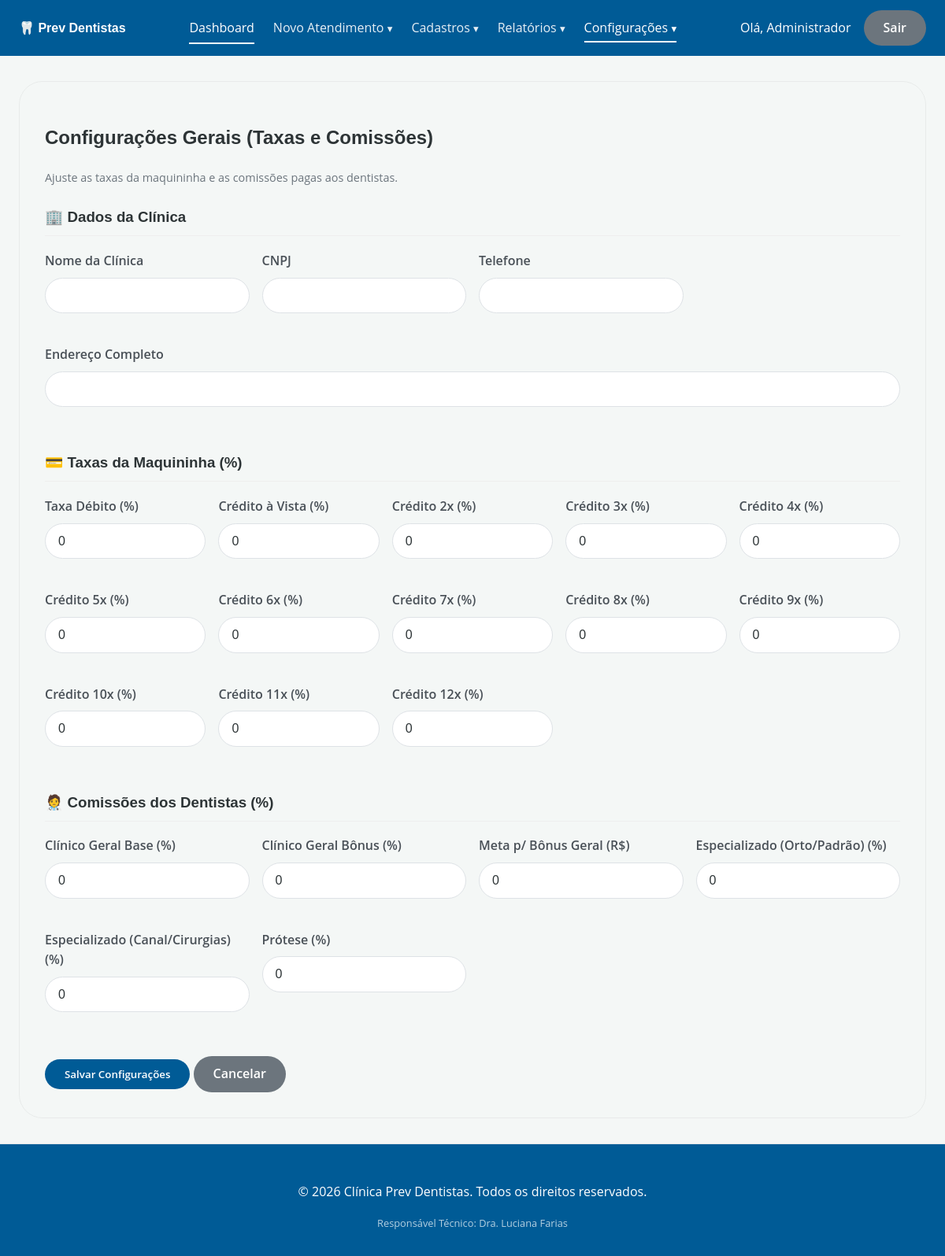
Before: /configuracoes_gerais (signed in) with the older database file.
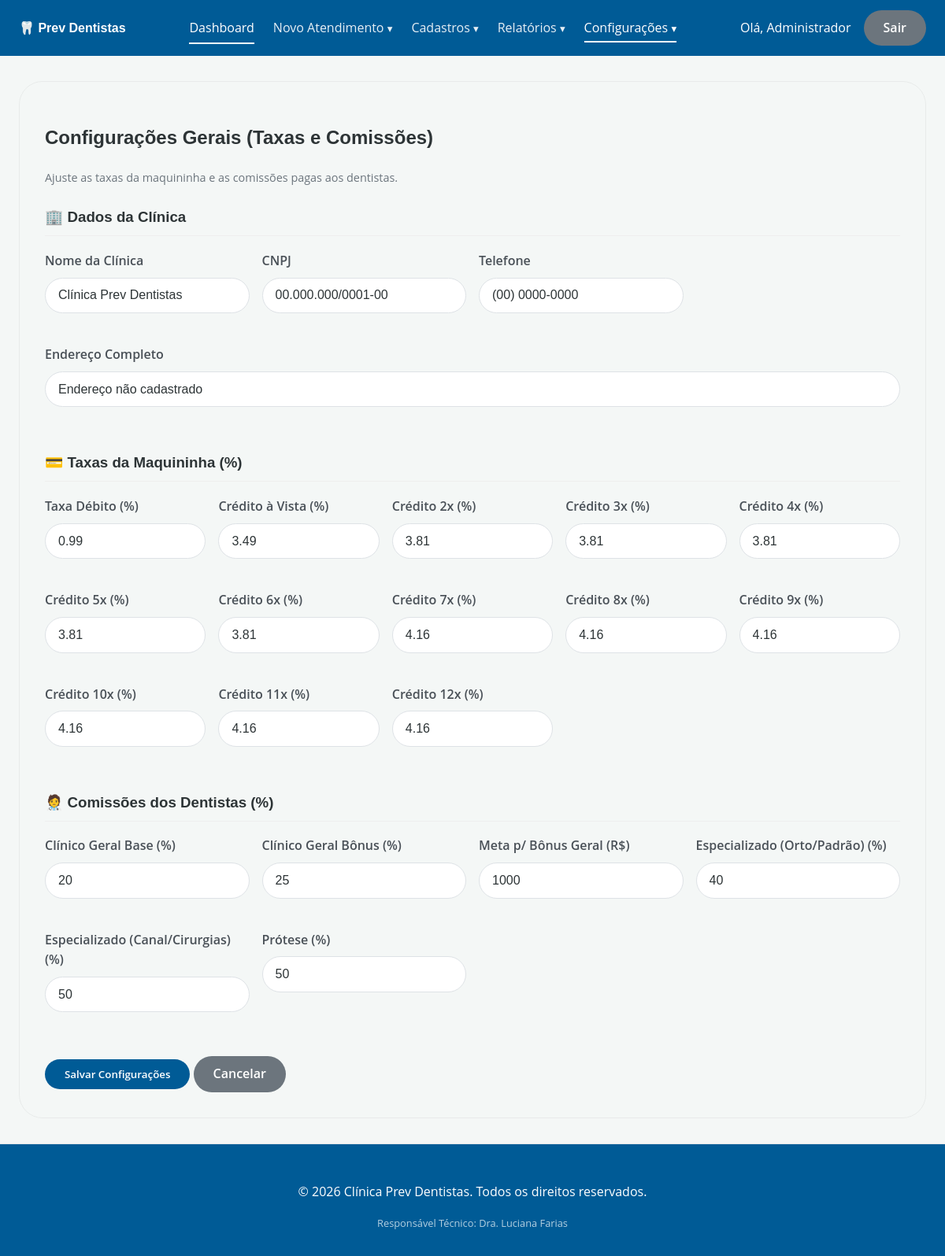
After: the same page with the newer database file.
### tables this page shows
CREATE TABLE IF NOT EXISTS `configuracoes_gerais` (
    `id` int NOT NULL AUTO_INCREMENT,
    `taxa_debito` decimal(5,4) NOT NULL DEFAULT '0.0099',
    `taxa_credito_avista` decimal(5,4) NOT NULL DEFAULT '0.0349',
    `taxa_credito_2` decimal(5,4) NOT NULL DEFAULT '0.0381',
    `taxa_credito_3` decimal(5,4) NOT NULL DEFAULT '0.0381',
    `taxa_credito_4` decimal(5,4) NOT NULL DEFAULT '0.0381',
    `taxa_credito_5` decimal(5,4) NOT NULL DEFAULT '0.0381',
    `taxa_credito_6` decimal(5,4) NOT NULL DEFAULT '0.0381',
    `taxa_credito_7` decimal(5,4) NOT NULL DEFAULT '0.0416',
    `taxa_credito_8` decimal(5,4) NOT NULL DEFAULT '0.0416',
    `taxa_credito_9` decimal(5,4) NOT NULL DEFAULT '0.0416',
    `taxa_credito_10` decimal(5,4) NOT NULL DEFAULT '0.0416',
    `taxa_credito_11` decimal(5,4) NOT NULL DEFAULT '0.0416',
    `taxa_credito_12` decimal(5,4) NOT NULL DEFAULT '0.0416',
    `comissao_geral_base` decimal(5,4) NOT NULL DEFAULT '0.2000',
    `comissao_geral_bonus` decimal(5,4) NOT NULL DEFAULT '0.2500',
    `meta_faturamento_geral` decimal(10,2) NOT NULL DEFAULT '1000.00',
    `comissao_especializado` decimal(5,4) NOT NULL DEFAULT '0.4000',
    `comissao_protese` decimal(5,4) NOT NULL DEFAULT '0.5000',
    `comissao_canal` decimal(5,4) NOT NULL DEFAULT '0.5000',
    `clinica_nome` VARCHAR(255) NOT NULL DEFAULT 'Clínica Prev Dentistas',
    `clinica_endereco` TEXT NOT NULL DEFAULT 'Endereço não cadastrado',
    `clinica_cnpj` VARCHAR(20) NOT NULL DEFAULT '00.000.000/0001-00',
    `clinica_telefone` VARCHAR(20) NOT NULL DEFAULT '(00) 0000-0000',
    PRIMARY KEY (`id`)
  );

### app/Controllers/ConfiguracaoGeralController.php (called while the page is built, shortened)
<?php
class ConfiguracaoGeralController {
    public function index() {
        $model = new ConfiguracaoGeral();
        $configuracoes = $model->getConfiguracoes();
        require_once 'app/Views/configuracoes/geral.php';
    }
}

### app/Core/Router.php (called while the page is built, shortened)
<?php
class Router {
    protected $controller = 'DashboardController';
    protected $method = 'index';
    public function __construct() {
        $url = $this->parseUrl();
        $rotas = [
            'login' => 'AuthController',
            'pacientes' => 'PacienteController',
            'procedimentos' => 'ProcedimentoController',
            'despesas' => 'DespesaController',
            'usuarios' => 'UsuarioController',
            'relatorios' => 'RelatorioController',
            'configuracoes_gerais' => 'ConfiguracaoGeralController',
            'atendimentos' => 'AtendimentoController',
            'configuracoes' => 'ConfiguracaoController'
        ];
        if (isset($url[0])) {
            $rotaSolicitada = strtolower(str_replace('.php', '', $url[0]));
            if (array_key_exists($rotaSolicitada, $rotas)) {
                $this->controller = $rotas[$rotaSolicitada];
                unset($url[0]);
            } else {
                $this->controller = 'DashboardController';
            }
        }
        $classeController = '\\App\\Controllers\\' . $this->controller;
        if (class_exists($classeController)){
            $this->controller = new $classeController;
        } else {
            $classeController = '\\App\\Controllers\\DashboardController';
            $this->controller = new $classeController;
        }
        $this->params = $url ? array_values($url) : [];
        call_user_func_array([$this->controller, $this->method], $this->params);
    }
    private function parseUrl() {
        if (isset($_GET['url'])) {
            return explode('/', filter_var(rtrim($_GET['url'], '/'), FILTER_SANITIZE_URL));
        }
        return [];
    }
}

### index.php (called while the page is built, shortened)
<?php
require_once 'autoload.php';
$app = new Router();
?>

### autoload.php (called while the page is built, shortened)
<?php
spl_autoload_register(function ($class) {
    $prefix = 'App\\';
    $base_dir = __DIR__ . '/app/';
    $len = strlen($prefix);
    $relative_class = substr($class, $len);
    $file = $base_dir . str_replace('\\', '/', $relative_class) . '.php';
});

### app/Core/Database.php (called while the page is built, shortened)
<?php
class Database {
    private static $instance = null;
    private $connection;
    private $host = 'localhost';
    private $db_name = 'clinica_prev_dentistas';
    private $username = 'root';
    private $password = '';
    private function __construct() {
        try {
            $this->connection = new PDO("mysql:host={$this->host};dbname={$this->db_name};charset=utf8", $this->username, $this->password);
            $this->connection->setAttribute(PDO::ATTR_ERRMODE, PDO::ERRMODE_EXCEPTION);
            $this->connection->setAttribute(PDO::ATTR_DEFAULT_FETCH_MODE, PDO::FETCH_ASSOC);
        } catch (PDOException $e) {
            die("Erro na conexão com o banco de dados: " . $e->getMessage());
        }
    }
    public static function getInstance() {
        if (self::$instance === null) {
            self::$instance = new Database();
        }
        return self::$instance->getConnection();
    }
    public function getConnection() {
        return $this->connection;
    }
}

### app/Models/ConfiguracaoGeral.php (called while the page is built, shortened)
<?php
class ConfiguracaoGeral {
    private $pdo;
    public function __construct() {
        $this->pdo = Database::getInstance();
    }
    public function getConfiguracoes() {
        $stmt = $this->pdo->query("SELECT * FROM configuracoes_gerais WHERE id = 1");
        return $stmt->fetch(PDO::FETCH_ASSOC);
    }
}

### app/Views/configuracoes/geral.php (the view, shortened to what the rows shown need)
<?php require_once 'views/header.php'; ?>
<div class="card">
    <h2>Configurações Gerais (Taxas e Comissões)</h2>
    <form action="<?= BASE_URL ?>configuracoes_gerais/salvar" method="POST" style="margin-top: 1.5rem;">
        <div style="display: grid; grid-template-columns: repeat(auto-fill, minmax(250px, 1fr)); gap: 1rem; margin-bottom: 2rem; margin-top: 1rem;">
            <div class="form-group">
                <label>Nome da Clínica</label>
                <input type="text" name="clinica_nome" value="<?= htmlspecialchars($configuracoes['clinica_nome'] ?? '') ?>" required>
            </div>
            <div class="form-group">
                <label>CNPJ</label>
                <input type="text" name="clinica_cnpj" value="<?= htmlspecialchars($configuracoes['clinica_cnpj'] ?? '') ?>" required>
            </div>
            <div class="form-group">
                <label>Telefone</label>
                <input type="text" name="clinica_telefone" value="<?= htmlspecialchars($configuracoes['clinica_telefone'] ?? '') ?>" required>
            </div>
            <div class="form-group" style="grid-column: 1 / -1;">
                <label>Endereço Completo</label>
                <input type="text" name="clinica_endereco" value="<?= htmlspecialchars($configuracoes['clinica_endereco'] ?? '') ?>" required style="width: 100%;">
            </div>
        </div>
        <div style="display: grid; grid-template-columns: repeat(auto-fill, minmax(200px, 1fr)); gap: 1rem; margin-bottom: 2rem; margin-top: 1rem;">
            <div class="form-group">
                <label>Taxa Débito (%)</label>
                <input type="number" step="0.0001" name="taxa_debito" value="<?= floatval($configuracoes['taxa_debito']) * 100 ?>" required>
            </div>
            <div class="form-group">
                <label>Crédito à Vista (%)</label>
                <input type="number" step="0.0001" name="taxa_credito_avista" value="<?= floatval($configuracoes['taxa_credito_avista']) * 100 ?>" required>
            </div>
            <?php for ($i = 2; $i <= 12; $i++): ?>
            <div class="form-group">
                <label>Crédito <?= $i ?>x (%)</label>
                <input type="number" step="0.0001" name="taxa_credito_<?= $i ?>" value="<?= floatval($configuracoes['taxa_credito_'.$i]) * 100 ?>" required>
            </div>
            <?php endfor; ?>
        </div>
        <div style="display: grid; grid-template-columns: repeat(auto-fill, minmax(250px, 1fr)); gap: 1rem; margin-bottom: 2rem; margin-top: 1rem;">
            <div class="form-group">
                <label>Clínico Geral Base (%)</label>
                <input type="number" step="0.01" name="comissao_geral_base" value="<?= floatval($configuracoes['comissao_geral_base']) * 100 ?>" required>
            </div>
            <div class="form-group">
                <label>Clínico Geral Bônus (%)</label>
                <input type="number" step="0.01" name="comissao_geral_bonus" value="<?= floatval($configuracoes['comissao_geral_bonus']) * 100 ?>" required>
            </div>
            <div class="form-group">
                <label>Meta p/ Bônus Geral (R$)</label>
                <input type="number" step="0.01" name="meta_faturamento_geral" value="<?= floatval($configuracoes['meta_faturamento_geral']) ?>" required>
            </div>
            <div class="form-group">
                <label>Especializado (Orto/Padrão) (%)</label>
                <input type="number" step="0.01" name="comissao_especializado" value="<?= floatval($configuracoes['comissao_especializado']) * 100 ?>" required>
            </div>
            <div class="form-group">
                <label>Especializado (Canal/Cirurgias) (%)</label>
                <input type="number" step="0.01" name="comissao_canal" value="<?= floatval($configuracoes['comissao_canal']) * 100 ?>" required>
            </div>
            <div class="form-group">
                <label>Prótese (%)</label>
                <input type="number" step="0.01" name="comissao_protese" value="<?= floatval($configuracoes['comissao_protese']) * 100 ?>" required>
            </div>
        </div>
    </form>
</div>
<?php require_once 'views/footer.php'; ?>

Changed rows visible on the page:
added configuracoes_gerais: clinica_nome "Clínica Prev Dentistas", clinica_cnpj "00.000.000/0001-00", clinica_telefone "(00) 0000-0000", clinica_endereco "Endereço não cadastrado", taxa_debito "0.99", taxa_credito_avista "3.49", taxa_credito_2 "3.81", taxa_credito_3 "3.81", taxa_credito_4 "3.81", taxa_credito_5 "3.81", taxa_credito_6 "3.81", taxa_credito_7 "4.16", taxa_credito_8 "4.16", taxa_credito_9 "4.16", taxa_credito_10 "4.16", taxa_credito_11 "4.16", taxa_credito_12 "4.16", comissao_geral_base "20", comissao_geral_bonus "25", meta_faturamento_geral "1000", comissao_especializado "40", comissao_canal "50", comissao_protese "50"
Other visible differences:
form field taxa_debito: "0" → (not shown)
form field taxa_credito_avista: "0" → (not shown)
form field comissao_geral_base: "0" → (not shown)
form field comissao_geral_bonus: "0" → (not shown)
form field meta_faturamento_geral: "0" → (not shown)
form field comissao_especializado: "0" → (not shown)
form field comissao_canal: "0" → (not shown)
form field comissao_protese: "0" → (not shown)
list line gone: "0"
